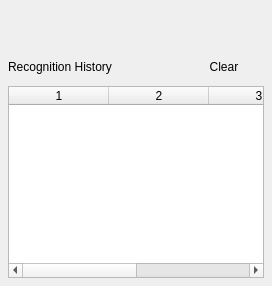
<?xml version="1.0" encoding="UTF-8"?>
<ui version="4.0">
 <class>HistoryWidget</class>
 <widget class="QWidget" name="HistoryWidget">
  <layout class="QVBoxLayout" name="rootLayout">
   <property name="leftMargin">
    <number>8</number>
   </property>
   <property name="topMargin">
    <number>8</number>
   </property>
   <property name="rightMargin">
    <number>8</number>
   </property>
   <property name="bottomMargin">
    <number>8</number>
   </property>
   <property name="spacing">
    <number>8</number>
   </property>
   <item>
    <widget class="QLabel" name="realtimeLabel">
     <property name="objectName">
      <string>historyRealtimeLabel</string>
     </property>
     <property name="minimumSize">
      <size>
       <width>0</width>
       <height>36</height>
      </size>
     </property>
     <property name="text">
      <string/>
     </property>
     <property name="textFormat">
      <enum>Qt::PlainText</enum>
     </property>
     <property name="wordWrap">
      <bool>true</bool>
     </property>
    </widget>
   </item>
   <item>
    <layout class="QHBoxLayout" name="headerLayout">
     <property name="topMargin">
      <number>4</number>
     </property>
     <item>
      <widget class="QLabel" name="titleLabel">
       <property name="objectName">
        <string>historyTitleLabel</string>
       </property>
       <property name="text">
        <string>Recognition History</string>
       </property>
      </widget>
     </item>
     <item>
      <spacer name="headerSpacer">
       <property name="orientation">
        <enum>Qt::Horizontal</enum>
       </property>
       <property name="sizeHint" stdset="0">
        <size>
         <width>40</width>
         <height>20</height>
        </size>
       </property>
      </spacer>
     </item>
     <item>
      <widget class="QPushButton" name="clearButton">
       <property name="objectName">
        <string>historyClearButton</string>
       </property>
       <property name="text">
        <string>Clear</string>
       </property>
       <property name="flat">
        <bool>true</bool>
       </property>
      </widget>
     </item>
    </layout>
   </item>
   <item>
    <widget class="QTableWidget" name="table">
     <property name="alternatingRowColors">
      <bool>true</bool>
     </property>
     <property name="selectionMode">
      <enum>QAbstractItemView::NoSelection</enum>
     </property>
     <property name="editTriggers">
      <set>QAbstractItemView::NoEditTriggers</set>
     </property>
     <property name="showGrid">
      <bool>false</bool>
     </property>
     <column/>
     <column/>
     <column/>
     <column/>
    </widget>
   </item>
  </layout>
 </widget>
 <resources/>
 <connections/>
</ui>
